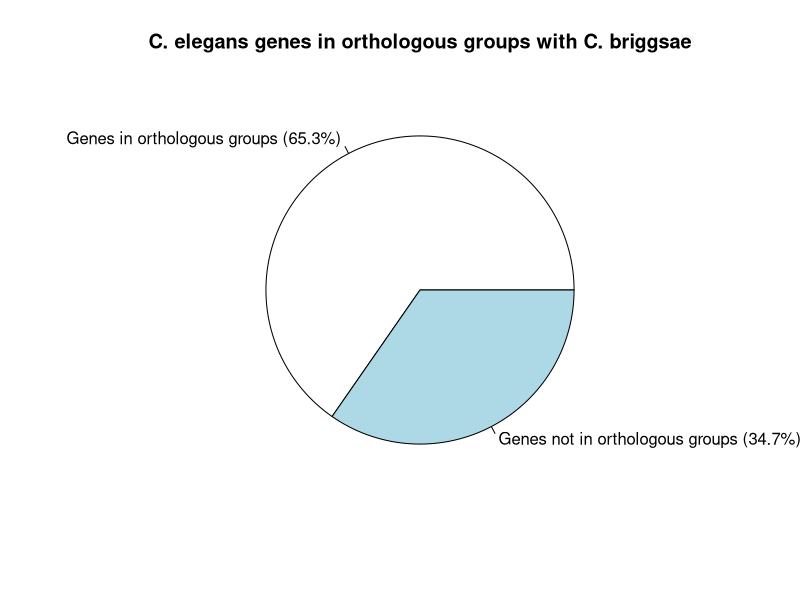
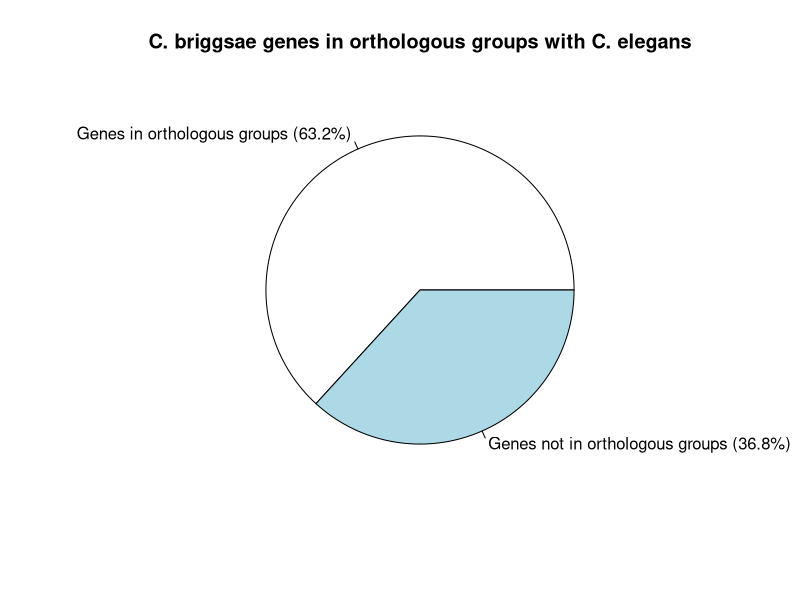
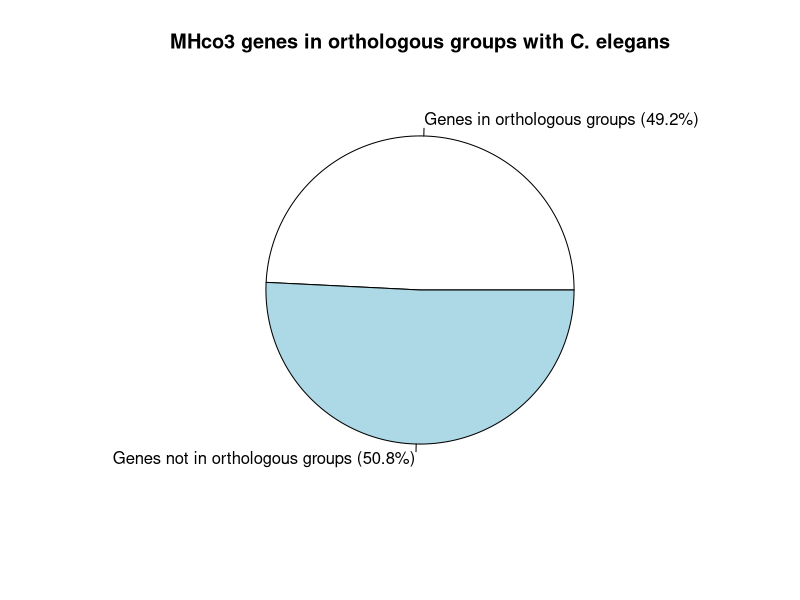
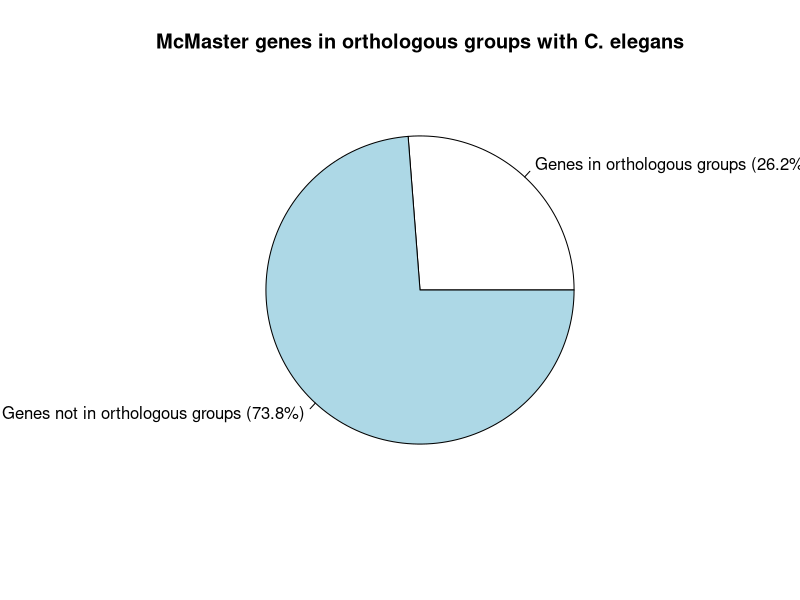
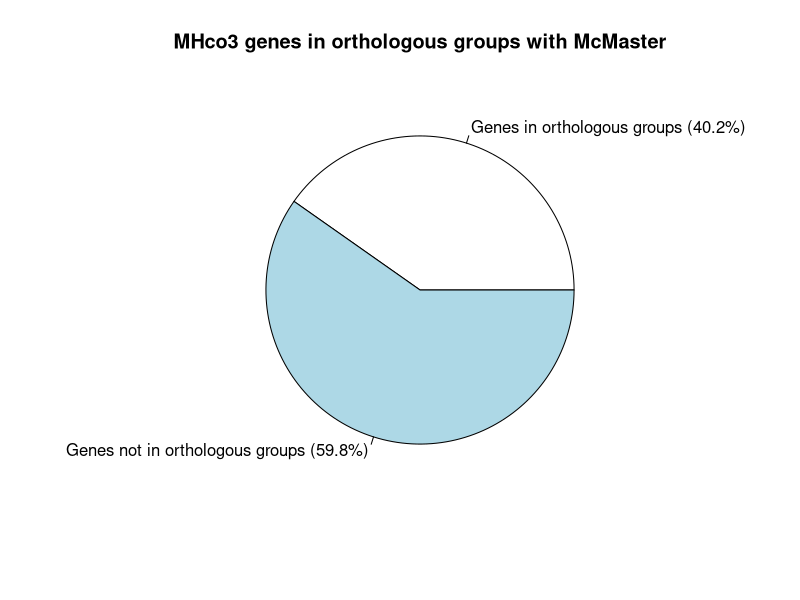
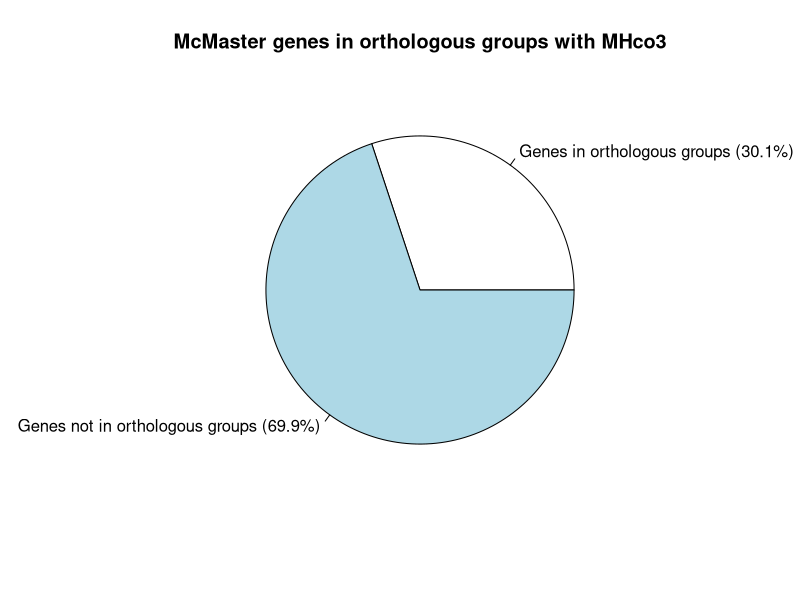
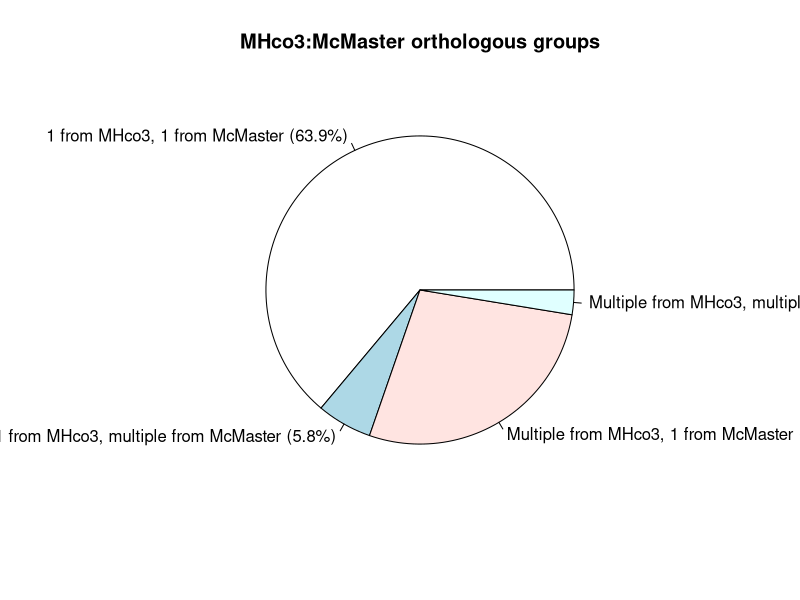
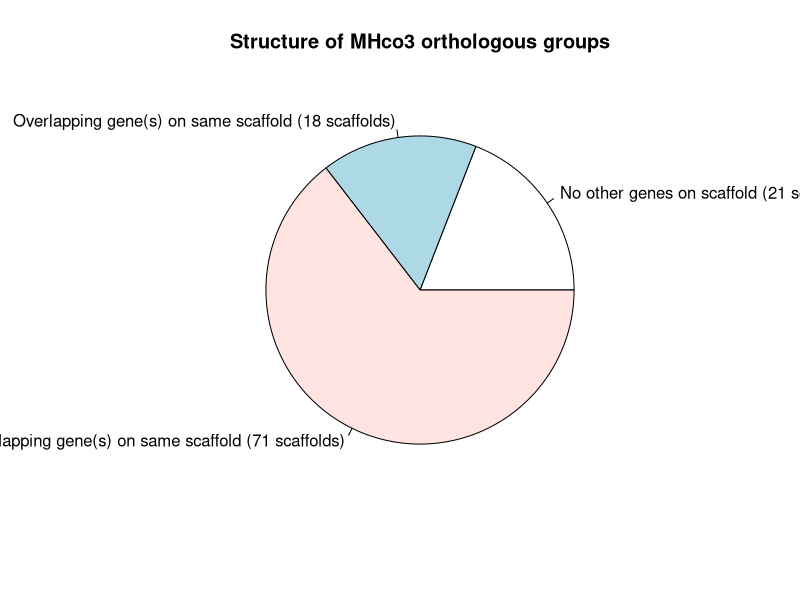

R code for these plots, in order:
# TODO: merge into find-annotation-orthologs pipeline.

# Display C. elegans vs. C. briggsae orthologous groups
t = 26312
o = 17191
slices = c(o, t - o)
pct = round(slices/sum(slices)*100, 1)
lbls = c('Genes in orthologous groups', 'Genes not in orthologous groups')
lbls = paste(lbls, ' (', pct, '%)', sep='')
svg('orthos_celegans_vs_cbriggsae.svg')
pie(slices, labels=lbls, main='C. elegans genes in orthologous groups with C. briggsae')
dev.off()

# Display C. briggsae vs. C. elegans orthologous groups
t = 21842
o = 13805
slices = c(o, t - o)
pct = round(slices/sum(slices)*100, 1)
lbls = c('Genes in orthologous groups', 'Genes not in orthologous groups')
lbls = paste(lbls, ' (', pct, '%)', sep='')
svg('orthos_cbriggsae_vs_celegans.svg')
pie(slices, labels=lbls, main='C. briggsae genes in orthologous groups with C. elegans')

# Display MHco3 vs. C. elegans orthologous groups
t = 21897
o = 10776
slices = c(o, t - o)
pct = round(slices/sum(slices)*100, 1)
lbls = c('Genes in orthologous groups', 'Genes not in orthologous groups')
lbls = paste(lbls, ' (', pct, '%)', sep='')
svg('orthos_mhco3_vs_celegans.svg')
pie(slices, labels=lbls, main='MHco3 genes in orthologous groups with C. elegans')
dev.off()

# Display McMaster vs. C. elegans orthologous groups
t = 23610
o = 6193
slices = c(o, t - o)
pct = round(slices/sum(slices)*100, 1)
lbls = c('Genes in orthologous groups', 'Genes not in orthologous groups')
lbls = paste(lbls, ' (', pct, '%)', sep='')
svg('orthos_mcmaster_vs_celegans.svg')
pie(slices, labels=lbls, main='McMaster genes in orthologous groups with C. elegans')
dev.off()

# Display MHco3 vs. McMaster orthologous groups (BLOSUM80, C. elegans outgroup)
t = 21897
o = 8813
slices = c(o, t - o)
pct = round(slices/sum(slices)*100, 1)
lbls = c('Genes in orthologous groups', 'Genes not in orthologous groups')
lbls = paste(lbls, ' (', pct, '%)', sep='')
svg('orthos_mhco3_vs_mcmaster.svg')
pie(slices, labels=lbls, main='MHco3 genes in orthologous groups with McMaster')
dev.off()

# Display McMaster vs. MHco3 orthologous groups (BLOSUM80, C. elegans outgroup)
t = 23610
o = 7101
slices = c(o, t - o)
pct = round(slices/sum(slices)*100, 1)
lbls = c('Genes in orthologous groups', 'Genes not in orthologous groups')
lbls = paste(lbls, ' (', pct, '%)', sep='')
svg('orthos_mcmaster_vs_mhco3.svg')
pie(slices, labels=lbls, main='McMaster genes in orthologous groups with MHco3')
dev.off()

# Display cardinality relationships of orthologous groups
slices = c(4494, 407, 1951, 181)
pct = round(slices/sum(slices)*100, 1)
lbls = c('1 from MHco3, 1 from McMaster', '1 from MHco3, multiple from McMaster', 'Multiple from MHco3, 1 from McMaster', 'Multiple from MHco3, multiple from Mcmaster')
lbls = paste(lbls, ' (', pct, '%)', sep='')
svg('ortho_distribution.svg')
pie(slices, labels=lbls, main='MHco3:McMaster orthologous groups')
dev.off()

# Display tandem distribution of genes in orthologous groups
slices = c(21, 18, 71)
pct = round(slices/sum(slices)*100, 1)
lbls = c('No other genes on scaffold', 'Overlapping gene(s) on same scaffold', 'Non-overlapping gene(s) on same scaffold')
lbls = paste(lbls, ' (', slices, ' scaffolds)', sep='')
svg('ortho_tandem.svg')
pie(slices, labels=lbls, main='Structure of MHco3 orthologous groups')
dev.off()

# Display multi-orthologue scaffolds
slices = c(110, 3)
pct = round(slices/sum(slices)*100, 1)
lbls = c('MHco3', 'McMaster')
lbls = paste(lbls, ' (', slices, ' scaffolds)', sep='')
svg('ortho_multi.svg')
pie(slices, labels=lbls, main='Number of scaffolds with multiple members of single orthologous group')
dev.off()
